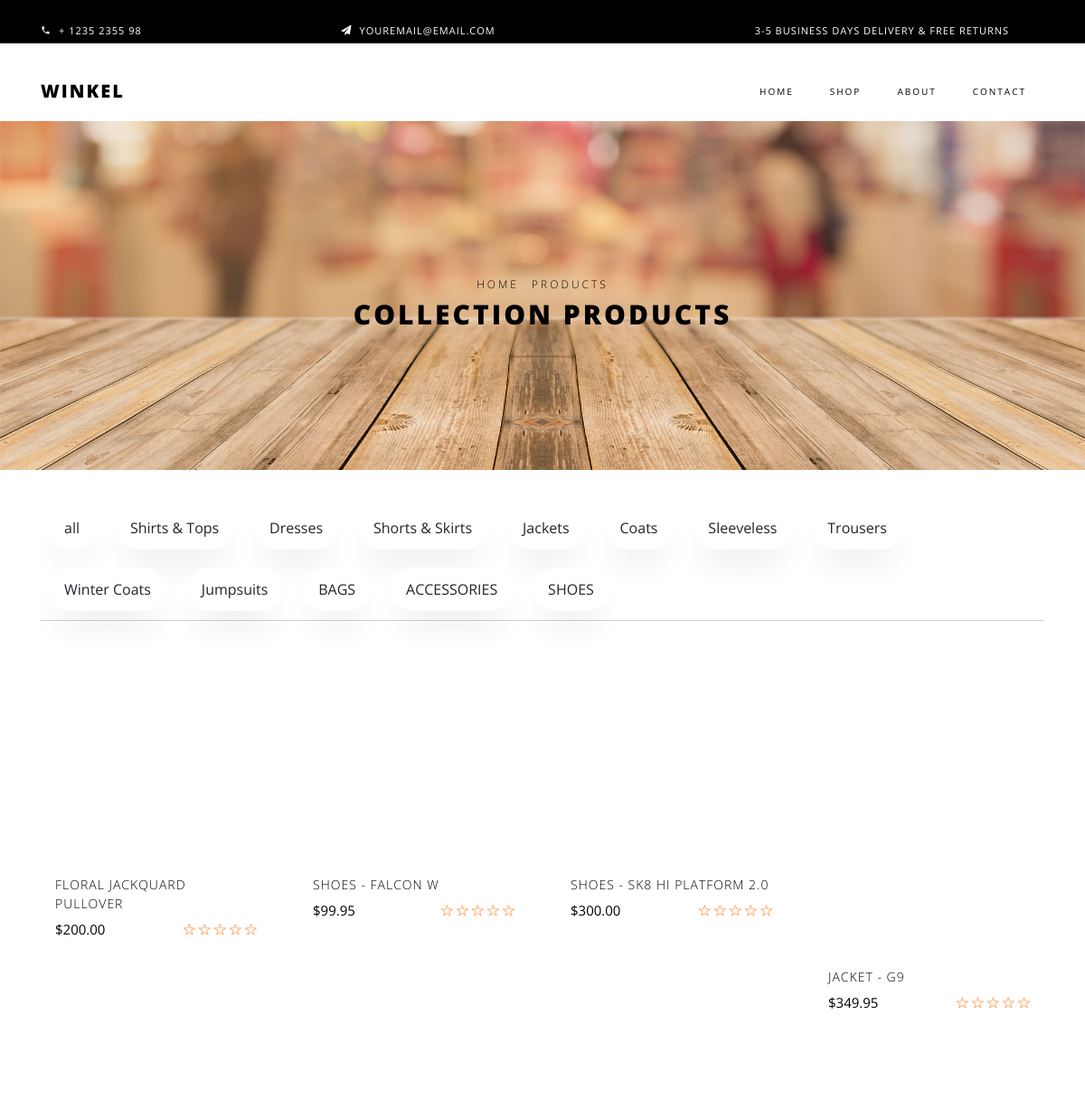
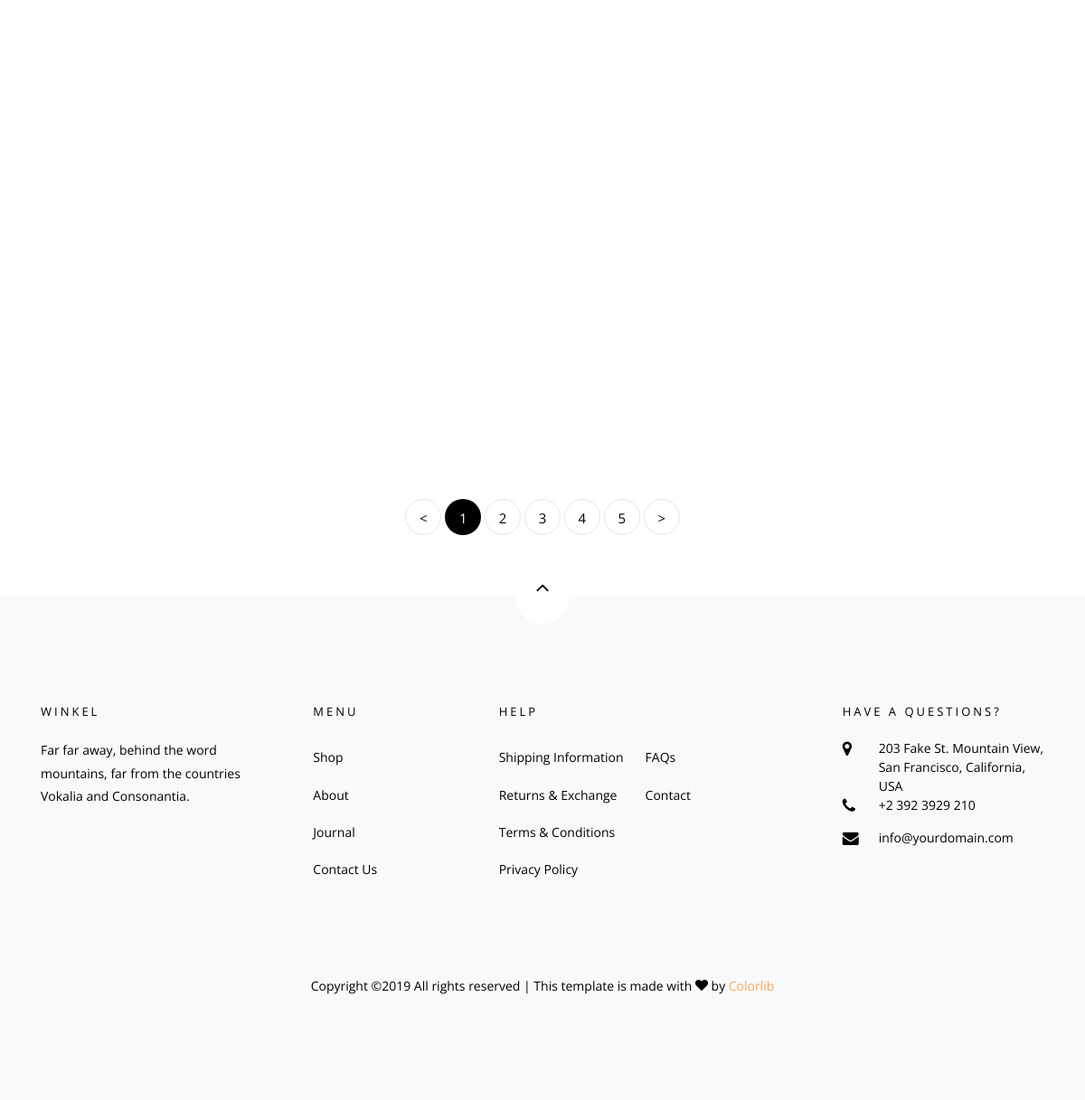
/products/shop/, run on the app's committed database (2 pictures, top to bottom).
### mymeals/models.py (models this page shows, shortened)
class category(models.Model):
    name = models.CharField(max_length=20)
    class Meta:
        verbose_name = 'category'
        verbose_name_plural = 'categorys'
    def __str__(self):
        return self.name

class products(models.Model):
    title           = models.CharField(max_length=50)
    description     = models.TextField(max_length=600)
    size            = models.CharField(max_length=10 , choices=Choice_Size, default='SMALL')
    price           = models.DecimalField(max_digits=6, decimal_places=2)
    sold            = models.IntegerField()
    category        = models.ForeignKey('category', on_delete=models.SET_NULL, null=True)
    pleceـavailable = models.IntegerField()
    image           = models.ImageField(upload_to='products/')
    pub_date        = models.DateTimeField(default=timezone.now)
    slug            = models.SlugField(blank=True, null=True)
    published       = models.BooleanField(default=True)
    class Meta:
        verbose_name = 'product'
        verbose_name_plural = 'products'

### mymeals/views.py (the view)
# urls.py: path('shop/', views.shop, name='shop'),
def shop(request):
    product_list = products.objects.filter(published=True).order_by('-pub_date')[:6]
    category_list = category.objects.all()
    context      = {
        'product_list' : product_list ,
        'category_list'     : category_list ,
    }
    return render(request, 'mymeals/shop.html', context)

### mymeals/templates/mymeals/shop.html (shortened to what this page needs)
{% extends 'base.html' %}
{% load static %}
{% block body %}
<div class="hero-wrap hero-bread" style="background-image: url('{% static 'images/bg_6.jpg' %}');">
  <div class="container">
    <div class="row no-gutters slider-text align-items-center justify-content-center">
      <div class="col-md-9 ftco-animate text-center">
        <p class="breadcrumbs"><span class="mr-2"><a href="{% url 'products:product_list' %}">Home</a></span> <span>Products</span></p>
        <h1 class="mb-0 bread">Collection Products</h1>
      </div>
    </div>
  </div>
</div>
<div class="container">
  <div id="myBtnContainer" class="btn_b ftco-animate">
    <button class="btn" onclick="filterSelection('all')">all</button>
    {% for cat in category_list %}
    <button class="btn" onclick="filterSelection('{{cat}}')">{{cat}}</button>
    {% endfor %}
  </div>
  <div class="row">
    {% for prod in product_list %}
    <div class="col-md-3 ftco-animate">
      <div class="filterDiv product {{prod.category}}">
        <a href="{% url 'products:products_details' prod.slug %}" class="img-prod"><img class="img-fluid" src="{{prod.image.url}}" alt="Colorlib Template">
        </a>
        <div class="text py-3 px-3">
          <h3><a href="{% url 'products:products_details' prod.slug %}">{{prod.title}}</a></h3>
          <div class="d-flex">
            <div class="pricing">
              <p class="price"><span>${{prod.price}}</span></p>
            </div>
            <div class="rating">
              <p class="text-right">
                <a href="#"><span class="ion-ios-star-outline"></span></a>
                <a href="#"><span class="ion-ios-star-outline"></span></a>
                <a href="#"><span class="ion-ios-star-outline"></span></a>
                <a href="#"><span class="ion-ios-star-outline"></span></a>
                <a href="#"><span class="ion-ios-star-outline"></span></a>
              </p>
            </div>
          </div>
        </div>
      </div>
    </div>
    {% endfor %}
  </div>
  <div class="row mt-5" style="margin-bottom: 4rem;">
    <div class="col text-center">
      <div class="block-27">
        <ul>
          <li><a href="#">&lt;</a></li>
          <li class="active"><span>1</span></li>
          <li><a href="#">2</a></li>
          <li><a href="#">3</a></li>
          <li><a href="#">4</a></li>
          <li><a href="#">5</a></li>
          <li><a href="#">&gt;</a></li>
        </ul>
      </div>
    </div>
  </div>
</div>
{% endblock body %}

### templates/base.html (shortened to what this page needs)
{% load static %}
<!DOCTYPE html>
<html lang="en">
  <head>
    <link rel="stylesheet" href="{% static 'css/open-iconic-bootstrap.min.css' %}">
    <link rel="stylesheet" href="{% static 'css/animate.css' %}">
    <link rel="stylesheet" href="{% static 'css/owl.carousel.min.css' %}">
    <link rel="stylesheet" href="{% static 'css/owl.theme.default.min.css' %}">
    <link rel="stylesheet" href="{% static 'css/magnific-popup.css' %}">
    <link rel="stylesheet" href="{% static 'css/aos.css' %}">
    <link rel="stylesheet" href="{% static 'css/ionicons.min.css' %}">
    <link rel="stylesheet" href="{% static 'css/bootstrap-datepicker.css' %}">
    <link rel="stylesheet" href="{% static 'css/jquery.timepicker.css' %}">
    <link rel="stylesheet" href="{% static 'css/flaticon.css' %}">
    <link rel="stylesheet" href="{% static 'css/icomoon.css' %}">
    <link rel="stylesheet" href="{% static 'css/style.css' %}">
  </head>
  <body class="goto-here">
		<div class="py-1 bg-black">
    	<div class="container">
    		<div class="row no-gutters d-flex align-items-start align-items-center px-md-0">
	    		<div class="col-lg-12 d-block">
		    		<div class="row d-flex">
		    			<div class="col-md pr-4 d-flex topper align-items-center">
					    	<div class="icon mr-2 d-flex justify-content-center align-items-center"><span class="icon-phone2"></span></div>
						    <span class="text">+ 1235 2355 98</span>
					    </div>
					    <div class="col-md pr-4 d-flex topper align-items-center">
					    	<div class="icon mr-2 d-flex justify-content-center align-items-center"><span class="icon-paper-plane"></span></div>
						    <span class="text">youremail@email.com</span>
					    </div>
					    <div class="col-md-5 pr-4 d-flex topper align-items-center text-lg-right">
						    <span class="text">3-5 Business days delivery &amp; Free Returns</span>
					    </div>
				    </div>
			    </div>
		    </div>
		  </div>
    </div>
    <nav class="navbar navbar-expand-lg navbar-dark ftco_navbar bg-dark ftco-navbar-light" id="ftco-navbar">
	    <div class="container">
	      <a class="navbar-brand" href="index.html">Winkel</a>
	      <div class="collapse navbar-collapse" id="ftco-nav">
	        <ul class="navbar-nav ml-auto">
	          <li class="nav-item active"><a href="{% url 'products:product_list' %}" class="nav-link">Home</a></li>
	          <li class="nav-item"><a href="{% url 'products:shop' %}" class="nav-link">Shop</a></li>
	          <li class="nav-item"><a href="{% url 'products:about' %}" class="nav-link">About</a></li>
	          <li class="nav-item"><a href="{% url 'products:contact' %}" class="nav-link">Contact</a></li>
	        </ul>
	      </div>
	    </div>
	  </nav>
    {% block body %}
    {% endblock body %}
    <footer class="ftco-footer bg-light ftco-section">
      <div class="container">
      	<div class="row">
      		<div class="mouse">
						<a href="#" class="mouse-icon">
							<div class="mouse-wheel"><span class="ion-ios-arrow-up"></span></div>
						</a>
					</div>
      	</div>
        <div class="row mb-5">
          <div class="col-md">
            <div class="ftco-footer-widget mb-4">
              <h2 class="ftco-heading-2">Winkel</h2>
              <p>Far far away, behind the word mountains, far from the countries Vokalia and Consonantia.</p>
              <ul class="ftco-footer-social list-unstyled float-md-left float-lft mt-5">
              </ul>
            </div>
          </div>
          <div class="col-md">
            <div class="ftco-footer-widget mb-4 ml-md-5">
              <h2 class="ftco-heading-2">Menu</h2>
              <ul class="list-unstyled">
                <li><a href="#" class="py-2 d-block">Shop</a></li>
                <li><a href="#" class="py-2 d-block">About</a></li>
                <li><a href="#" class="py-2 d-block">Journal</a></li>
                <li><a href="#" class="py-2 d-block">Contact Us</a></li>
              </ul>
            </div>
          </div>
          <div class="col-md-4">
             <div class="ftco-footer-widget mb-4">
              <h2 class="ftco-heading-2">Help</h2>
              <div class="d-flex">
	              <ul class="list-unstyled mr-l-5 pr-l-3 mr-4">
	                <li><a href="#" class="py-2 d-block">Shipping Information</a></li>
	                <li><a href="#" class="py-2 d-block">Returns &amp; Exchange</a></li>
	                <li><a href="#" class="py-2 d-block">Terms &amp; Conditions</a></li>
	                <li><a href="#" class="py-2 d-block">Privacy Policy</a></li>
	              </ul>
	              <ul class="list-unstyled">
	                <li><a href="#" class="py-2 d-block">FAQs</a></li>
	                <li><a href="#" class="py-2 d-block">Contact</a></li>
	              </ul>
	            </div>
            </div>
          </div>
          <div class="col-md">
            <div class="ftco-footer-widget mb-4">
            	<h2 class="ftco-heading-2">Have a Questions?</h2>
            	<div class="block-23 mb-3">
	              <ul>
	                <li><span class="icon icon-map-marker"></span><span class="text">203 Fake St. Mountain View, San Francisco, California, USA</span></li>
	                <li><a href="#"><span class="icon icon-phone"></span><span class="text">+2 392 3929 210</span></a></li>
	                <li><a href="#"><span class="icon icon-envelope"></span><span class="text">info@yourdomain.com</span></a></li>
	              </ul>
	            </div>
            </div>
          </div>
        </div>
        <div class="row">
          <div class="col-md-12 text-center">
            <p>
						  Copyright &copy;<script>document.write(new Date().getFullYear());</script> All rights reserved | This template is made with <i class="icon-heart color-danger" aria-hidden="true"></i> by <a href="https://colorlib.com" target="_blank">Colorlib</a>
						</p>
          </div>
        </div>
      </div>
    </footer>
  </body>
</html>

### static/css/icomoon.css (style rules this page uses)
[class^="icon-"], [class*=" icon-"] { font-family: 'icomoon' !important; speak: none; font-style: normal; font-weight: normal; font-variant: normal; text-transform: none; line-height: 1; -webkit-font-smoothing: antialiased; -moz-osx-font-smoothing: grayscale; }
.icon-heart:before { content: "\f004"; }
.icon-map-marker:before { content: "\f041"; }
.icon-phone:before { content: "\f095"; }
.icon-envelope:before { content: "\f0e0"; }
.icon-paper-plane:before { content: "\f1d8"; }
.icon-phone2:before { content: "\e0cd"; }

### mymeals/templates/mymeals/shop.html (style rules this page uses)
.filterDiv { display: none; }
.show { display: block; }
.container { margin-top: 20px; overflow: hidden; }
.btn { border: none; outline: none; padding: 12px 16px; background-color: white; cursor: pointer; margin: 10px; }
.btn_b { border-bottom: solid .5px #d6d1d1; margin-top: 10px; margin-bottom: 10px; }

### data on the page
category: name "Shirts & Tops"
category: name "Dresses"
category: name "Shorts & Skirts"
category: name "Jackets"
category: name "Coats"
category: name "Sleeveless"
category: name "Trousers"
category: name "Winter Coats"
category: name "Jumpsuits"
category: name "BAGS"
category: name "ACCESSORIES"
category: name "SHOES"
products: title "FLORAL JACKQUARD PULLOVER", price "200.00"
products: title "SHOES - FALCON W", price "99.95"
products: title "SHOES - SK8 HI PLATFORM 2.0", price "300.00"
products: title "JACKET - G9", price "349.95"
